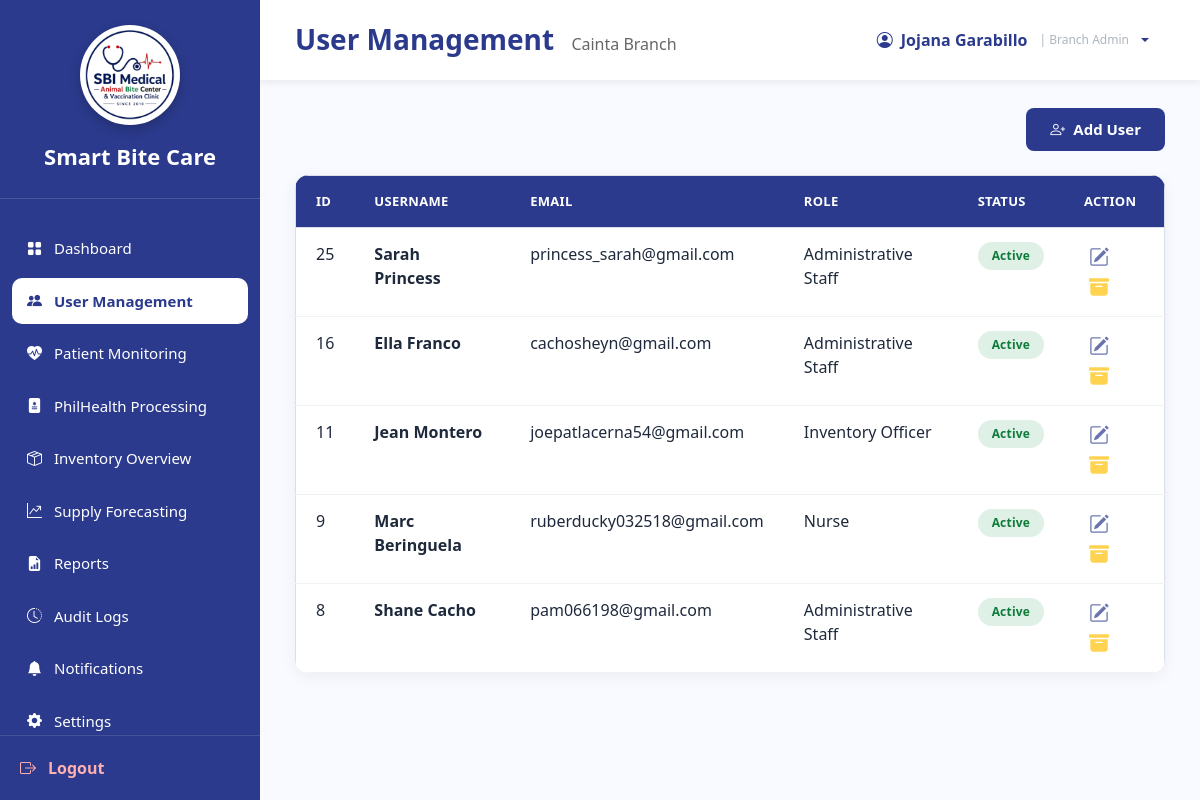
The app's page /BranchAdmin_UserManagement.php (signed in), older data.
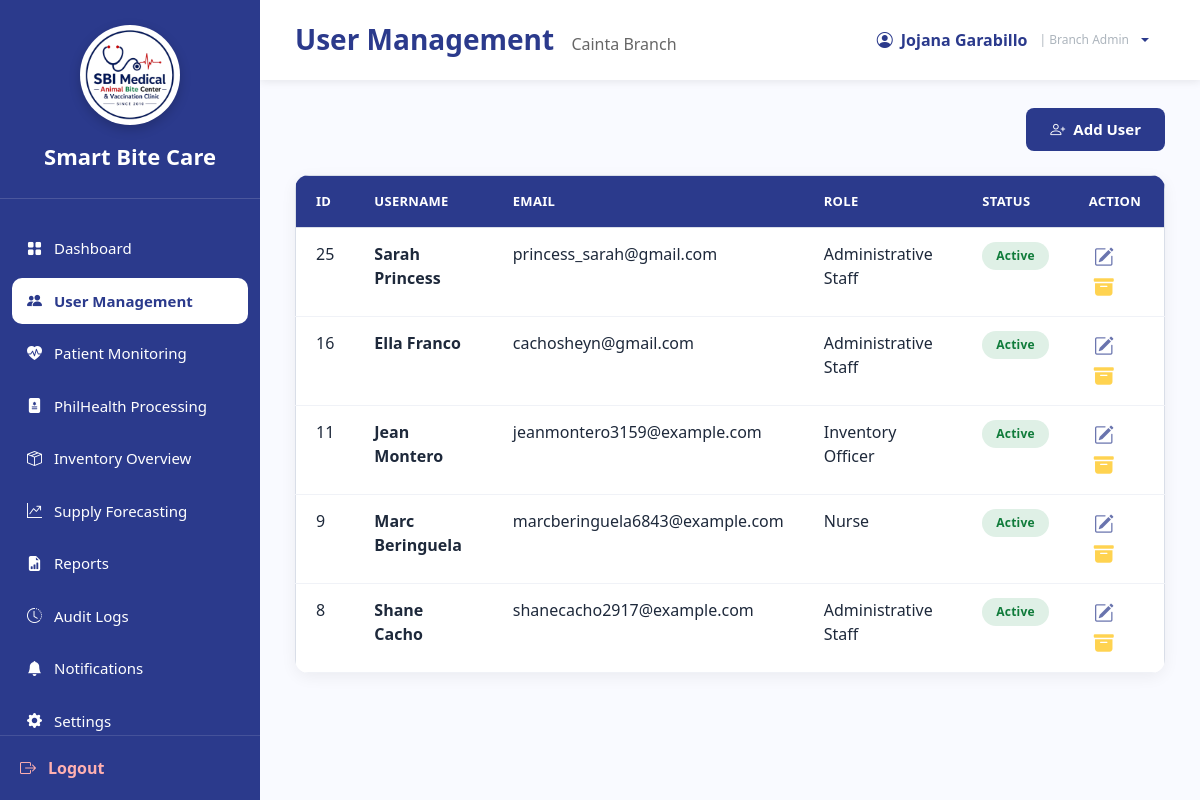
The same page, newer data.
### tables this page shows
CREATE TABLE `users` (
  `user_id` int(11) NOT NULL,
  `branch_id` varchar(10) DEFAULT NULL,
  `role_id` int(11) NOT NULL,
  `username` varchar(100) NOT NULL,
  `email` varchar(255) NOT NULL,
  `password` varchar(255) NOT NULL,
  `status` enum('Active','Inactive') DEFAULT 'Active',
  `created_at` timestamp NOT NULL DEFAULT current_timestamp(),
  `last_login` datetime DEFAULT NULL
);

CREATE TABLE `roles` (
  `role_id` int(11) NOT NULL,
  `role_name` varchar(100) NOT NULL
);

### BranchAdmin_UserManagement.php (the view, shortened to what the changed rows need)
<?php
require_once __DIR__ . '/sources/db_connect.php';
$user_id = $_SESSION['user_id'];
$branch_id = null;
$userQuery = "SELECT u.branch_id, u.username, b.branch_name
              FROM users u
              LEFT JOIN branches b ON u.branch_id = b.branch_id
              WHERE u.user_id = ?";
$stmt = $conn->prepare($userQuery);
$stmt->bind_param("i", $user_id);
$stmt->execute();
$userResult = $stmt->get_result();
if ($userResult->num_rows > 0) {
    $userData = $userResult->fetch_assoc();
    $branch_id = $userData['branch_id'];
}
$page = isset($_GET['page']) ? (int)$_GET['page'] : 1;
$limit = 10;
$offset = ($page - 1) * $limit;
$usersQuery = "SELECT u.user_id, u.username, u.email, u.status, r.role_id, r.role_name
               FROM users u
               JOIN roles r ON u.role_id = r.role_id
               WHERE u.branch_id = ?
               AND u.user_id != ?
               AND u.role_id NOT IN (1, 2)
               ORDER BY u.user_id DESC
               LIMIT ? OFFSET ?";
$stmt = $conn->prepare($usersQuery);
$stmt->bind_param("siii", $branch_id, $user_id, $limit, $offset);
$stmt->execute();
$users = $stmt->get_result()->fetch_all(MYSQLI_ASSOC);
?>
<!DOCTYPE html>
<html lang="en">
<head>
    <link href="https://cdn.jsdelivr.net/npm/bootstrap@5.3.3/dist/css/bootstrap.min.css" rel="stylesheet">
    <link rel="stylesheet" href="https://cdn.jsdelivr.net/npm/bootstrap-icons@1.11.3/font/bootstrap-icons.min.css">
    <link rel="stylesheet" href="sidebar.css">
</head>
<body>
    <div class="main">
        <div class="content-wrapper">
            <div class="table-card">
                <div class="table-responsive">
                    <table class="table">
                        <thead>
                            <tr>
                                <th>ID</th>
                                <th>Username</th>
                                <th>Email</th>
                                <th>Role</th>
                                <th>Status</th>
                                <th>Action</th>
                            </tr>
                        </thead>
                        <tbody>
                            <?php if (empty($users)): ?>
                                <tr>
                                    <td colspan="6">
                                        <div class="empty-state">
                                            <i class="bi bi-people"></i>
                                            <p>No users found for this branch.</p>
                                        </div>
                                    </td>
                                </tr>
                            <?php else: ?>
                                <?php foreach ($users as $user): ?>
                                    <tr>
                                        <td><?php echo $user['user_id']; ?></td>
                                        <td><strong><?php echo htmlspecialchars($user['username']); ?></strong></td>
                                        <td><?php echo htmlspecialchars($user['email']); ?></td>
                                        <td><?php echo htmlspecialchars($user['role_name']); ?></td>
                                        <td>
                                            <form method="POST" style="display: inline;">
                                                <button type="submit" class="badge-status <?php echo $user['status'] === 'Active' ? 'badge-active' : 'badge-inactive'; ?>">
                                                    <?php echo $user['status']; ?>
                                                </button>
                                            </form>
                                        </td>
                                        <td>
                                            <i class="bi bi-pencil-square action-icon"
                                               data-bs-toggle="modal"
                                               data-bs-target="#editUserModal"
                                               data-user-id="<?php echo $user['user_id']; ?>"
                                               data-username="<?php echo htmlspecialchars($user['username']); ?>"
                                               data-email="<?php echo htmlspecialchars($user['email']); ?>"
                                               data-role-id="<?php echo $user['role_id']; ?>"
                                               data-status="<?php echo $user['status']; ?>"></i>
                                            <?php if ($user['user_id'] != $user_id && $user['status'] === 'Active'): ?>
                                                <i class="bi bi-archive-fill action-icon archive"
                                                   data-bs-toggle="modal"
                                                   data-bs-target="#archiveUserModal"
                                                   data-user-id="<?php echo $user['user_id']; ?>"
                                                   data-username="<?php echo htmlspecialchars($user['username']); ?>"></i>
                                            <?php endif; ?>
                                        </td>
                                    </tr>
                                <?php endforeach; ?>
                            <?php endif; ?>
                        </tbody>
                    </table>
                </div>
            </div>
        </div>
    </div>
</body>
</html>

Row changes from the older to the newer data that the page shows:
changed users "Jean Montero": email "joepatlacerna54@gmail.com" → "jeanmontero3159@example.com"
changed users "Marc Beringuela": email "ruberducky032518@gmail.com" → "marcberinguela6843@example.com"
changed users "Shane Cacho": email "pam066198@gmail.com" → "shanecacho2917@example.com"
